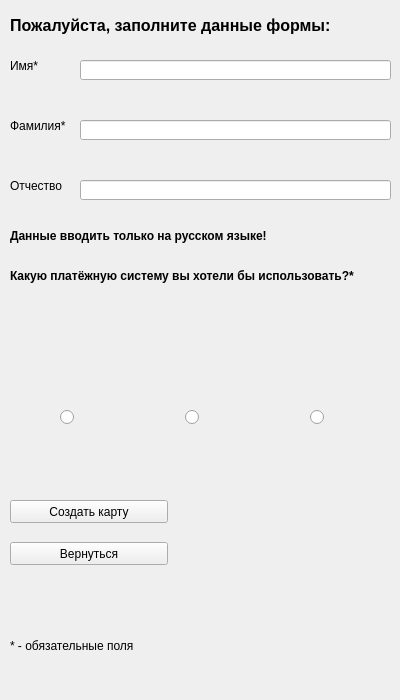
<?xml version="1.0" encoding="UTF-8"?>
<ui version="4.0">
 <class>MainWindow</class>
 <widget class="QMainWindow" name="MainWindow">
  <property name="geometry">
   <rect>
    <x>0</x>
    <y>0</y>
    <width>400</width>
    <height>700</height>
   </rect>
  </property>
  <property name="sizePolicy">
   <sizepolicy hsizetype="Fixed" vsizetype="Fixed">
    <horstretch>0</horstretch>
    <verstretch>0</verstretch>
   </sizepolicy>
  </property>
  <property name="windowTitle">
   <string>Создание дебетовой карты</string>
  </property>
  <property name="windowIcon">
   <iconset>
    <normaloff>../pictures/5776173.png</normaloff>../pictures/5776173.png</iconset>
  </property>
  <widget class="QWidget" name="centralwidget">
   <widget class="QLabel" name="memo_label">
    <property name="geometry">
     <rect>
      <x>10</x>
      <y>630</y>
      <width>171</width>
      <height>31</height>
     </rect>
    </property>
    <property name="font">
     <font>
      <family>Arial</family>
      <pointsize>9</pointsize>
     </font>
    </property>
    <property name="text">
     <string>* - обязательные поля</string>
    </property>
   </widget>
   <widget class="QLabel" name="label">
    <property name="geometry">
     <rect>
      <x>10</x>
      <y>10</y>
      <width>367</width>
      <height>31</height>
     </rect>
    </property>
    <property name="font">
     <font>
      <family>Arial</family>
      <pointsize>12</pointsize>
      <weight>75</weight>
      <bold>true</bold>
     </font>
    </property>
    <property name="text">
     <string>Пожалуйста, заполните данные формы:</string>
    </property>
   </widget>
   <widget class="QLabel" name="pay_system_label">
    <property name="geometry">
     <rect>
      <x>10</x>
      <y>260</y>
      <width>371</width>
      <height>31</height>
     </rect>
    </property>
    <property name="font">
     <font>
      <family>Arial</family>
      <pointsize>9</pointsize>
      <weight>75</weight>
      <bold>true</bold>
     </font>
    </property>
    <property name="text">
     <string>Какую платёжную систему вы хотели бы использовать?*</string>
    </property>
   </widget>
   <widget class="QLabel" name="patronymic_label">
    <property name="geometry">
     <rect>
      <x>10</x>
      <y>170</y>
      <width>71</width>
      <height>31</height>
     </rect>
    </property>
    <property name="font">
     <font>
      <family>Arial</family>
      <pointsize>9</pointsize>
     </font>
    </property>
    <property name="focusPolicy">
     <enum>Qt::NoFocus</enum>
    </property>
    <property name="contextMenuPolicy">
     <enum>Qt::NoContextMenu</enum>
    </property>
    <property name="text">
     <string>Отчество</string>
    </property>
    <property name="alignment">
     <set>Qt::AlignLeading|Qt::AlignLeft|Qt::AlignVCenter</set>
    </property>
   </widget>
   <widget class="QLineEdit" name="patronymic_edit">
    <property name="geometry">
     <rect>
      <x>80</x>
      <y>180</y>
      <width>311</width>
      <height>20</height>
     </rect>
    </property>
    <property name="font">
     <font>
      <family>Arial</family>
      <pointsize>9</pointsize>
     </font>
    </property>
    <property name="frame">
     <bool>true</bool>
    </property>
    <property name="alignment">
     <set>Qt::AlignLeading|Qt::AlignLeft|Qt::AlignTop</set>
    </property>
    <property name="cursorMoveStyle">
     <enum>Qt::LogicalMoveStyle</enum>
    </property>
   </widget>
   <widget class="QLabel" name="surname_label">
    <property name="geometry">
     <rect>
      <x>10</x>
      <y>110</y>
      <width>61</width>
      <height>31</height>
     </rect>
    </property>
    <property name="font">
     <font>
      <family>Arial</family>
      <pointsize>9</pointsize>
     </font>
    </property>
    <property name="text">
     <string>Фамилия*</string>
    </property>
   </widget>
   <widget class="QLabel" name="name_label">
    <property name="geometry">
     <rect>
      <x>10</x>
      <y>50</y>
      <width>61</width>
      <height>31</height>
     </rect>
    </property>
    <property name="font">
     <font>
      <family>Arial</family>
      <pointsize>9</pointsize>
     </font>
    </property>
    <property name="text">
     <string>Имя*</string>
    </property>
   </widget>
   <widget class="QLineEdit" name="surname_edit">
    <property name="geometry">
     <rect>
      <x>80</x>
      <y>120</y>
      <width>311</width>
      <height>20</height>
     </rect>
    </property>
    <property name="font">
     <font>
      <family>Arial</family>
      <pointsize>9</pointsize>
     </font>
    </property>
    <property name="layoutDirection">
     <enum>Qt::LeftToRight</enum>
    </property>
   </widget>
   <widget class="QLineEdit" name="name_edit">
    <property name="geometry">
     <rect>
      <x>80</x>
      <y>60</y>
      <width>311</width>
      <height>20</height>
     </rect>
    </property>
    <property name="font">
     <font>
      <family>Arial</family>
      <pointsize>9</pointsize>
     </font>
    </property>
   </widget>
   <widget class="QWidget" name="layoutWidget">
    <property name="geometry">
     <rect>
      <x>60</x>
      <y>390</y>
      <width>369</width>
      <height>56</height>
     </rect>
    </property>
    <layout class="QHBoxLayout" name="radio_buttons_layout">
     <item>
      <widget class="QRadioButton" name="mir">
       <property name="layoutDirection">
        <enum>Qt::LeftToRight</enum>
       </property>
       <property name="autoFillBackground">
        <bool>false</bool>
       </property>
       <property name="text">
        <string/>
       </property>
       <attribute name="buttonGroup">
        <string notr="true">pay_system_button_group</string>
       </attribute>
      </widget>
     </item>
     <item>
      <widget class="QRadioButton" name="visa">
       <property name="text">
        <string/>
       </property>
       <attribute name="buttonGroup">
        <string notr="true">pay_system_button_group</string>
       </attribute>
      </widget>
     </item>
     <item>
      <widget class="QRadioButton" name="mastercard">
       <property name="text">
        <string/>
       </property>
       <attribute name="buttonGroup">
        <string notr="true">pay_system_button_group</string>
       </attribute>
      </widget>
     </item>
    </layout>
   </widget>
   <widget class="QWidget" name="layoutWidget">
    <property name="geometry">
     <rect>
      <x>10</x>
      <y>290</y>
      <width>381</width>
      <height>119</height>
     </rect>
    </property>
    <layout class="QHBoxLayout" name="images_layout">
     <item>
      <widget class="QLabel" name="mir_image">
       <property name="text">
        <string/>
       </property>
      </widget>
     </item>
     <item>
      <widget class="QLabel" name="visa_image">
       <property name="text">
        <string/>
       </property>
      </widget>
     </item>
     <item>
      <widget class="QLabel" name="mastercard_image">
       <property name="text">
        <string/>
       </property>
      </widget>
     </item>
    </layout>
   </widget>
   <widget class="QLabel" name="error_label">
    <property name="geometry">
     <rect>
      <x>20</x>
      <y>571</y>
      <width>371</width>
      <height>20</height>
     </rect>
    </property>
    <property name="font">
     <font>
      <family>Arial</family>
      <pointsize>8</pointsize>
      <weight>75</weight>
      <bold>true</bold>
     </font>
    </property>
    <property name="text">
     <string/>
    </property>
   </widget>
   <widget class="QPushButton" name="create_button">
    <property name="geometry">
     <rect>
      <x>10</x>
      <y>500</y>
      <width>158</width>
      <height>23</height>
     </rect>
    </property>
    <property name="font">
     <font>
      <family>Arial</family>
      <pointsize>9</pointsize>
     </font>
    </property>
    <property name="text">
     <string>Создать карту</string>
    </property>
   </widget>
   <widget class="QLabel" name="label_2">
    <property name="geometry">
     <rect>
      <x>10</x>
      <y>220</y>
      <width>381</width>
      <height>31</height>
     </rect>
    </property>
    <property name="font">
     <font>
      <family>Arial</family>
      <pointsize>9</pointsize>
      <weight>75</weight>
      <bold>true</bold>
     </font>
    </property>
    <property name="text">
     <string>Данные вводить только на русском языке!</string>
    </property>
   </widget>
   <widget class="QPushButton" name="previous_window_button">
    <property name="geometry">
     <rect>
      <x>10</x>
      <y>542</y>
      <width>158</width>
      <height>23</height>
     </rect>
    </property>
    <property name="font">
     <font>
      <family>Arial</family>
      <pointsize>9</pointsize>
     </font>
    </property>
    <property name="text">
     <string>Вернуться</string>
    </property>
   </widget>
  </widget>
  <widget class="QMenuBar" name="menubar">
   <property name="geometry">
    <rect>
     <x>0</x>
     <y>0</y>
     <width>400</width>
     <height>21</height>
    </rect>
   </property>
  </widget>
 </widget>
 <resources/>
 <connections/>
 <buttongroups>
  <buttongroup name="pay_system_button_group">
   <property name="exclusive">
    <bool>true</bool>
   </property>
  </buttongroup>
 </buttongroups>
</ui>
